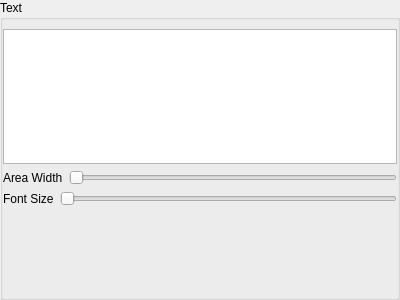
<?xml version="1.0" encoding="UTF-8"?>
<ui version="4.0">
 <class>TextOverlaySettingsWidget</class>
 <widget class="QWidget" name="TextOverlaySettingsWidget">
  <property name="geometry">
   <rect>
    <x>0</x>
    <y>0</y>
    <width>400</width>
    <height>300</height>
   </rect>
  </property>
  <layout class="QVBoxLayout" name="verticalLayout">
   <property name="leftMargin">
    <number>0</number>
   </property>
   <property name="topMargin">
    <number>0</number>
   </property>
   <property name="rightMargin">
    <number>0</number>
   </property>
   <property name="bottomMargin">
    <number>0</number>
   </property>
   <item>
    <widget class="QGroupBox" name="groupBox">
     <property name="title">
      <string>Text</string>
     </property>
     <property name="flat">
      <bool>true</bool>
     </property>
     <layout class="QVBoxLayout" name="verticalLayout_2">
      <property name="leftMargin">
       <number>0</number>
      </property>
      <property name="rightMargin">
       <number>0</number>
      </property>
      <item>
       <widget class="QPlainTextEdit" name="plainTextEdit"/>
      </item>
      <item>
       <layout class="QHBoxLayout" name="horizontalLayout_2">
        <item>
         <widget class="QLabel" name="widthLabel">
          <property name="text">
           <string>Area Width</string>
          </property>
          <property name="buddy">
           <cstring>opacitySlider</cstring>
          </property>
         </widget>
        </item>
        <item>
         <widget class="QSlider" name="opacitySlider">
          <property name="orientation">
           <enum>Qt::Horizontal</enum>
          </property>
         </widget>
        </item>
       </layout>
      </item>
      <item>
       <layout class="QHBoxLayout" name="horizontalLayout">
        <item>
         <widget class="QLabel" name="fontSizeLabel">
          <property name="text">
           <string>Font Size</string>
          </property>
          <property name="buddy">
           <cstring>sizeSlider</cstring>
          </property>
         </widget>
        </item>
        <item>
         <widget class="QSlider" name="sizeSlider">
          <property name="orientation">
           <enum>Qt::Horizontal</enum>
          </property>
         </widget>
        </item>
       </layout>
      </item>
      <item>
       <spacer name="verticalSpacer">
        <property name="orientation">
         <enum>Qt::Vertical</enum>
        </property>
        <property name="sizeHint" stdset="0">
         <size>
          <width>20</width>
          <height>138</height>
         </size>
        </property>
       </spacer>
      </item>
     </layout>
    </widget>
   </item>
  </layout>
 </widget>
 <tabstops>
  <tabstop>plainTextEdit</tabstop>
  <tabstop>opacitySlider</tabstop>
  <tabstop>sizeSlider</tabstop>
 </tabstops>
 <resources/>
 <connections/>
</ui>
